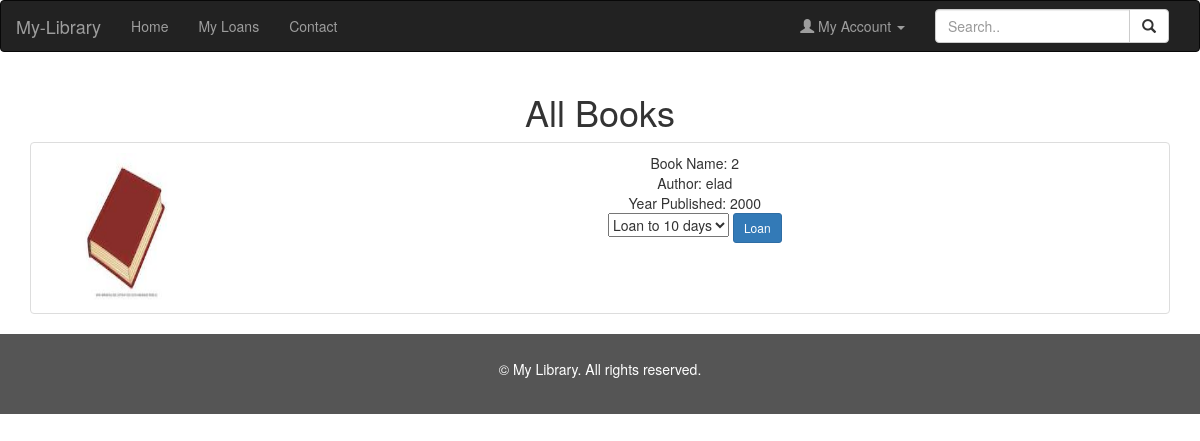
The app's page /, older data.
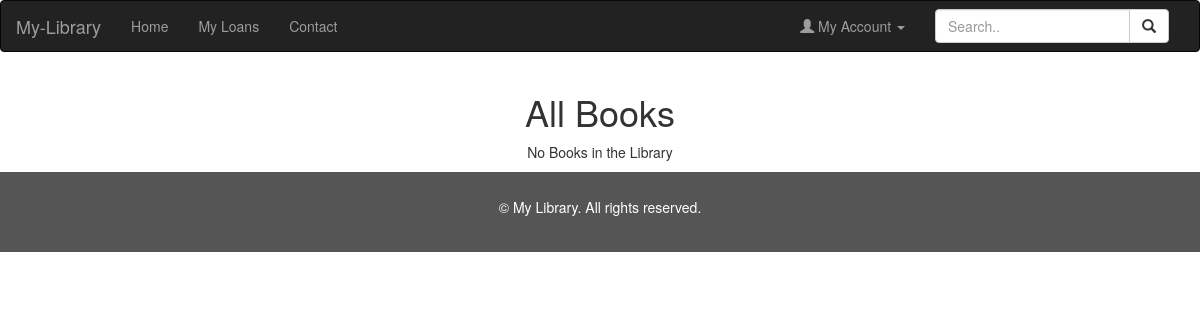
The same page, newer data.
### library/models.py (models this page shows, shortened)
class Books(models.Model):
    id = models.AutoField(primary_key=True)
    name = models.CharField(max_length=100)
    author = models.CharField(max_length=100)
    year_published = models.PositiveIntegerField()
    image = models.ImageField(upload_to="books_images", default="/books_images/dow1.jpg")
    borrowers = models.ManyToManyField(CustomerUser, through='Loan')

### library/views.py (the view)
# urls.py: path("", views.all_books, name="all_books"),
def all_books(request):
    all_books = Books.objects.all()
    context = {
        'books': all_books
    }
    return render(request, 'all_books.html', context)

### library/templates/all_books.html (shortened to what this page needs)
{% extends "base.html" %}
{% load static %}
{% block content %}
<h1>All Books</h1>
{% if books %}
<ul class="list-group">
    {% for book in books %}
    <li class="list-group-item">
        <div class="row">
            <div class="col-md-2">
                {% if book.image %}
                <a href="{% url 'single_book' book.id %}">
                    <img src="{% static book.image %}" alt="{{ book.name }}" class="bd-placeholder-img card-img-top" width="100" height="150" />
                </a><br>
                {% else %}
                <p>No Image Available</p>
                {% endif %}
            </div>
            <div class="col-md-10">
                Book Name: {{ book.name }}<br>
                Author: {{ book.author }}<br>
                Year Published: {{ book.year_published }}<br>
                <form method="post" action="{% url 'loan_book' book.id %}">
                    <select name="loan_type">
                        <option value="1">Loan to 10 days</option>
                    </select>
                    <button type="submit" class="btn btn-sm btn-primary">Loan</button><br>
                </form>
            </div>
        </div>
    </li>
    {% endfor %}
</ul>
{% else %}
<p>No Books in the Library</p>
{% endif %}
{% endblock %}

Row changes from the older to the newer data that the page shows:
removed Books: image (picture), name "2", author "elad", year_published "2000"
Text that changed along with them:
text now shown: "No Books in the Library"
